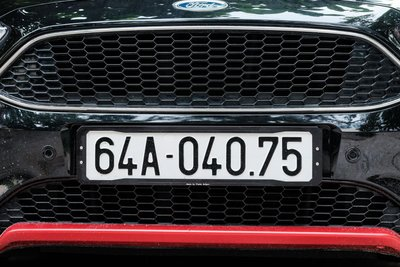
#> input picture asset/images/1.png, 400 x 267 px
$ python plate_recognition_img.py
#> lines starting #> are read from the running program, lines starting #| are printed output that depends on the picture; after the words box and inside, x2 and y2 are one past the last pixel; in counts of white or black regions, pixels touching at a corner belong together
#> in main, image is the input picture: shape (267, 400, 3); mean B, G, R 60.8, 57.7, 65.2
import cv2
import pytesseract

pytesseract.pytesseract.tesseract_cmd = r'tesseract\tesseract.exe'

video_mode = True  # Nếu video_mode = True thì sẽ không hiển thị ảnh


def show_image(title, image):
    if video_mode:
        return
    cv2.imshow(title, image)
    cv2.waitKey(0)


def preprocess_image(image):
    show_image('Anh goc', image)
    gray_image = cv2.cvtColor(image, cv2.COLOR_BGR2GRAY)
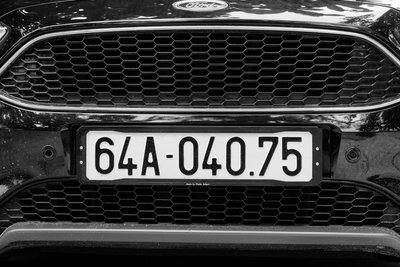
#> gray_image: shape (267, 400); min 0, max 255, mean 60.3
    show_image('Anh xam', gray_image)
    binary_image = cv2.adaptiveThreshold(gray_image, 255, cv2.ADAPTIVE_THRESH_GAUSSIAN_C, cv2.THRESH_BINARY, 11, 2)
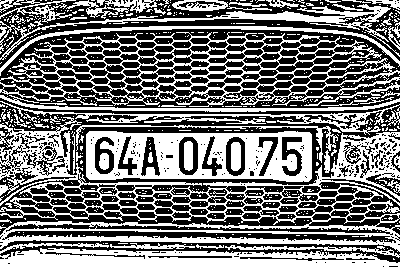
#> binary_image: shape (267, 400); 46.2% white; 684 white regions (626 under 20 px)
    show_image('Anh nhi phan', binary_image)
    contours, hierarchy = cv2.findContours(binary_image, 1, 1)  # Tìm đường viền
#> contours = 1497 contours, 1185 with area under 20; largest, box (x1, y1, x2, y2) and area: (0, 117, 400, 252) 25048, (0, 32, 400, 107) 19644, (86, 131, 312, 182) 10331, (0, 248, 400, 267) 5410, (4, 230, 397, 244) 2423

    tmp_image = image.copy()  # Tạo bản sao của ảnh gốc
    cv2.drawContours(tmp_image, contours, -1, (0, 255, 0), 1)  # Vẽ đường viền lên ảnh gốc
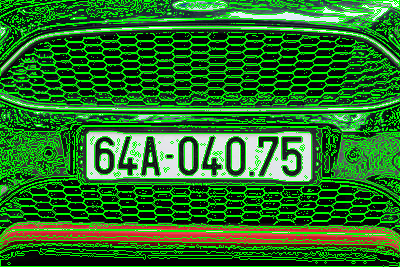
#> tmp_image: shape (267, 400, 3); mean B, G, R 36.1, 111.8, 39.6
    show_image('Ve duong vien len anh goc', tmp_image)

    largest_rectangle = [0, 0]
    for contour in contours:
        length = 0.01 * cv2.arcLength(contour, True)  # Xác định độ dài của đường viền
        approx = cv2.approxPolyDP(contour, length, True)  # Xác định đa giác xấp xỉ với đường viền
        if len(approx) == 4:  # Nếu đa giác có 4 cạnh thì đó là hình chữ nhật
            area = cv2.contourArea(contour)  # Tính diện tích của hình chữ nhật
            if area > largest_rectangle[0]:  # Tình diện tích lớn nhất
                largest_rectangle = [cv2.contourArea(contour), contour, approx]  # Lưu lại hình chữ nhật lớn nhất
#> this loop made 1497 passes
#> (length, approx, area) on passes 11, 24, 45, 53: (1.76, [[147, 256], [231, 255], [232, 257], [149, 258]], 232.5), (1.17, [[92, 254], [144, 254], [145, 258], [94, 256]], 127), (9.89, [[0, 255], [0, 266], [399, 266], [319, 251]], 5410), (4.2, [[225, 246], [359, 248], [399, 256], [390, 249]], 335.5)
#> length on passes 1, 2, 3, 7, 9, 10: 0.0766, 0.0766, 0.0966, 0.647, 0.111, 0.137
#> after the loop, largest_rectangle = 3 items, first 3: 10331, contour of 536 points, box (x1, y1, x2, y2) (86, 131, 312, 182), area 10331, [[86, 134], [89, 179], [311, 178], [309, 132]]

    if largest_rectangle[0] == 0 and largest_rectangle[1] == 0:
        return None

    col, row, width, height = cv2.boundingRect(largest_rectangle[1])  # Xác định tọa độ của hình chữ nhật
#> col = 86; row = 131; width = 226; height = 51

    cv2.drawContours(image, [largest_rectangle[1]], 0, (0, 255, 0), 1)
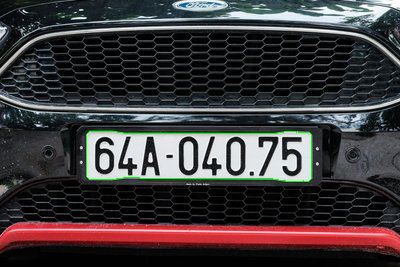
#> image: shape (267, 400, 3); 0.5% of pixels changed, all inside (x1, y1, x2, y2) = (86, 131, 312, 182)
    show_image('Dinh vi bien so xe tren anh', image)
    cropped_img = image[row:row + height, col:col + width]  # Cắt ảnh bằng tọa độ của hình chữ nhật
    show_image('Bien so xe', cropped_img)
    cropped_img = gray_image[row:row + height, col:col + width]  # Cắt ảnh xám bằng tọa độ của hình chữ nhật
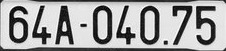
#> cropped_img: shape (51, 226); min 1, max 255, mean 163
    return cropped_img


def read_license_plate(img, enable_img):
    global video_mode
    video_mode = not enable_img
    img = preprocess_image(img)
    if img is None:
        return ''
    blur = cv2.GaussianBlur(img, (3, 3), 0)  # lam mo anh de giam nhieu va lam gon bien so
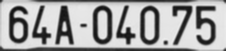
#> blur: shape (51, 226); min 14, max 236, mean 163.3
    binary_img = cv2.threshold(blur, 0, 255, cv2.THRESH_BINARY_INV + cv2.THRESH_OTSU)[1]
#> binary_img: shape (51, 226); 33% white; 15 white regions (5 under 20 px), largest, box (x1, y1, x2, y2) and area: (0, 46, 197, 51) 575, (93, 5, 112, 44) 424, (196, 6, 216, 45) 424
    kernel = cv2.getStructuringElement(cv2.MORPH_RECT,
                                       (3, 3))  # tao kernel de mo rong anh nhi phan de nhan dang bien so
    opening = cv2.morphologyEx(binary_img, cv2.MORPH_OPEN, kernel, iterations=1)  # mo rong
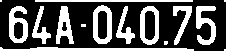
#> opening: shape (51, 226); 32.7% white; 15 white regions (5 under 20 px), largest, box (x1, y1, x2, y2) and area: (0, 47, 194, 51) 571, (93, 5, 112, 44) 424, (196, 6, 216, 45) 423
    data = pytesseract.image_to_string(opening, lang='eng',
                                       config='--psm 6')  # su dung pytesseract de nhan dang bien so

    show_image('Bien so la', opening)
    return data


def main():
    global video_mode
    video_mode = False
    image_path = r'asset/images/1.png'
    image = cv2.imread(image_path)
    assert image is not None, 'Không thể đọc ảnh tại đường dẫn: ' + image_path
    if image.shape[0] > 1000 or image.shape[1] > 1000:
        image = cv2.resize(image, (0, 0), fx=0.25, fy=0.25)
    print('Bien so la:')
    res = read_license_plate(image, True)
    print(res)
    cv2.putText(image, res, (20, 40), cv2.QT_FONT_NORMAL, 1, (255, 255, 255))
    cv2.imshow('Ket qua', image)
    cv2.waitKey(0)
    cv2.destroyAllWindows()


if __name__ == '__main__':
    main()
#> (the call stopped at in read_license_plate, `data = pytesseract.image_to_string(opening, lang='eng', config='--psm ..`: pytesseract is not available in this run)

$ run again, with asset/images/12.png copied over asset/images/1.png
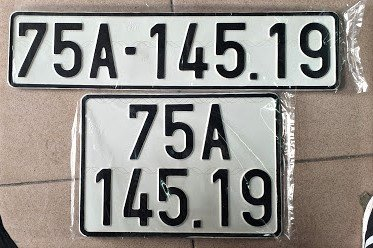
#> input picture asset/images/12.png, 373 x 248 px
#> in main, image is the input picture: shape (248, 373, 3); mean B, G, R 139.7, 145, 149.3
#> in preprocess_image, `binary_image = cv2.adaptiveThreshold(gray_image, 255, cv2.ADAPTIVE_THR..`:
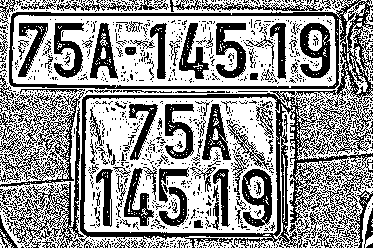
#> binary_image: shape (248, 373); 58.8% white; 1234 black regions (1119 under 20 px)
#> contours = 5009 contours, 4734 with area under 20; largest, box (x1, y1, x2, y2) and area: (0, 0, 373, 248) 57336, (84, 97, 280, 234) 25431, (8, 11, 341, 90) 25351, (12, 15, 336, 88) 22055, (299, 22, 332, 79) 1319
#> the loop in preprocess_image, `for contour in contours:` made 5009 passes
#> (length, approx) on passes 1 to 7: (0.02, [[287, 247], [288, 247]]), (0, [[106, 247]]), (0, [[6, 247]]), (0.0566, [[335, 246], [336, 245], [337, 246], [336, 247]]), (0.0566, [[290, 246], [291, 245], [292, 246], [291, 247]]), (0.0566, [[266, 246], [267, 245], [268, 246], [267, 247]]), (0.0566, [[260, 246], [261, 245], [262, 246], [261, 247]])
#> after the loop in preprocess_image, `for contour in contours:`: largest_rectangle = 3 items, first 3: 25431, contour of 670 points, box (x1, y1, x2, y2) (84, 97, 280, 234), area 25431, [[276, 99], [87, 99], [84, 228], [273, 233]]
#> col = 84; row = 97; width = 196; height = 137
#> image: shape (248, 373, 3); 0.71% of pixels changed, all inside (x1, y1, x2, y2) = (84, 97, 280, 234)
#> binary_img: shape (137, 196); 27.2% white; 13 white regions (1 under 20 px), largest, box (x1, y1, x2, y2) and area: (158, 72, 188, 131) 1065, (75, 71, 105, 130) 970, (81, 7, 110, 63) 881
#> in read_license_plate, `opening = cv2.morphologyEx(binary_img, cv2.MORPH_OPEN, kernel, iterati..`:
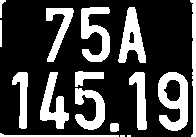
#> opening: shape (137, 196); 26.4% white; 16 white regions (2 under 20 px), largest, box (x1, y1, x2, y2) and area: (158, 72, 188, 131) 1065, (81, 7, 110, 62) 879, (118, 7, 146, 63) 822
